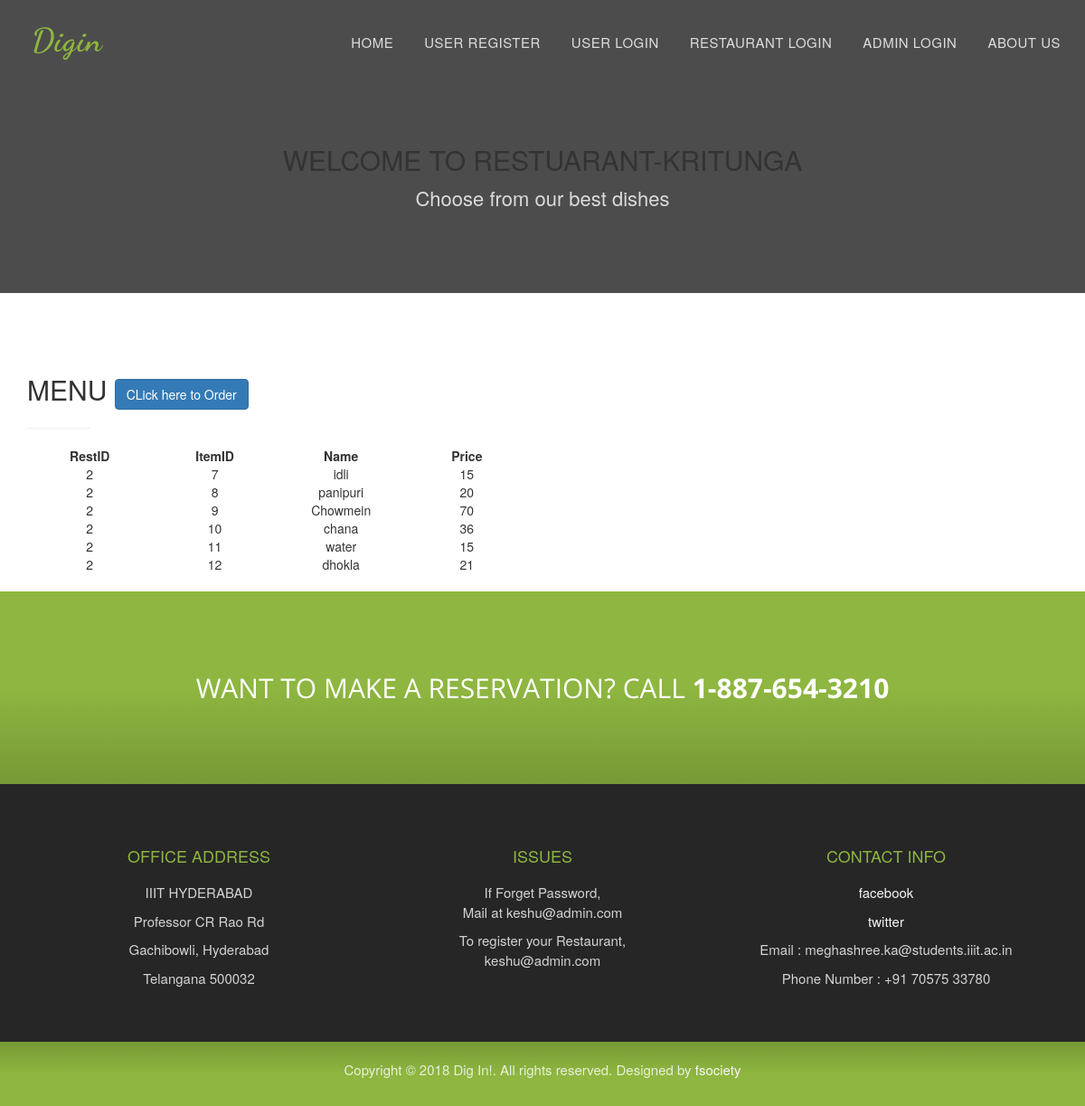
Screenshot of /indexmenu?restid=2 with the database file from the repository.
### app/models.py (models this page shows)
class Restadmin(db.Model):
    rid = db.Column(db.Integer, primary_key=True, autoincrement=True)
    rname = db.Column(db.String(250), nullable=False)
    rmail = db.Column(db.String(250), unique=True, nullable=False)
    rmobile = db.Column(db.Integer,unique=True, nullable=False)
    raddress = db.Column(db.String(250), nullable=False)
    rpassword = db.Column(db.String(250), nullable=False)

class Items(db.Model):
    iid = db.Column(db.Integer, primary_key=True, autoincrement=True)
    iname = db.Column(db.String(250), nullable=False)
    iprice = db.Column(db.Integer, nullable=False)
    rid = db.Column(db.Integer, db.ForeignKey('restadmin.rid'), nullable=False)

### app/views.py (the view)
@app.route('/indexmenu', methods = ['GET','POST'])
def indexmenu():
	if request.method == "GET":
		restid = request.args.get("restid")
	elif request.method == "POST":
		restid = request.form['restid']
	items = Items.query.filter(Items.rid == restid).all()
	restad = Restadmin.query.filter(Restadmin.rid == restid).first()
	return render_template('indexmenu.html',restad=restad, restadmin=items)

### app/templates/indexmenu.html (shortened to what this page needs)
<!DOCTYPE html>
<html lang="en">
<head>
<link href="{{ url_for('static',filename = 'style.css') }}" rel="stylesheet" type="text/css">
<link href="{{ url_for('static',filename = 'bootstrap.css') }}" rel="stylesheet" type="text/css">
<link href="{{ url_for('static',filename = 'bootstrap.min.css') }}" rel="stylesheet" type="text/css">
<link href="{{ url_for('static',filename = 'default.css') }}" rel="stylesheet" type="text/css">
<link href="{{ url_for('static',filename = 'nivo-lightbox.css') }}" rel="stylesheet" type="text/css">
<link rel="stylesheet" type="text/css"  href="css/bootstrap.css">
<link rel="stylesheet" type="text/css" href="fonts/font-awesome/css/font-awesome.css">
<link rel="stylesheet" href="https://maxcdn.bootstrapcdn.com/bootstrap/3.3.7/css/bootstrap.min.css">
</head>
<body id="page-top" data-spy="scroll" data-target=".navbar-fixed-top">
<nav id="menu" class="navbar navbar-default navbar-fixed-top">
  <div class="container">
    <div class="navbar-header">
      <a class="navbar-brand page-scroll" href="#page-top">Digin</a> </div>
      <div class="collapse navbar-collapse" id="bs-example-navbar-collapse-1">
      <ul class="nav navbar-nav navbar-right">
        <li><a href="/index" class="page-scroll">Home</a></li>
        <li><a href="/register" class="page-scroll">User Register</a></li>
        <li><a href="/login" class="page-scroll">User Login</a></li>
        <li><a href="/restlogin" class="page-scroll">Restaurant Login</a></li>
        <li><a href="/adminlogin" class="page-scroll">Admin Login</a></li>
        <li><a href="/about" class="page-scroll">About us</a></li>
      </ul>
    </div>
  </div>
</nav>
<div id="restaurant-menu style="background-image:url({{url_for('static',filename='menu-bg.jpg')}});">
  <div class="section-title text-center center">
    <div class="overlay">
      <br><br><br>
      <h2>Welcome to Restuarant-{{restad.rname}}</h2>
      <p>Choose from our best dishes</p>
    </div>
  </div>
  <div class="container">
    <div class="row">
      <div class="col-xs-12 col-sm-6">
     <form action="/login">
        <div class="menu-section">
          <h2 class="menu-section-title">MENU
             <button type="submit" class="btn btn-primary" value=”submit” >CLick here to Order</button>
        </h2>
      </form>
            <hr>
            <div class="menu-item">
                <table style=" text-align: center; ">
                   <col width="150">
                   <col width="150">
                   <col width="150">
                   <col width="150">
                   <tr>
                    <td> <b> RestID </b>  </td>
                    <td>  <b>ItemID </b> </td>
                    <td> <b> Name  </b>  </td>
                    <td> <b> Price </b>  </td>
                  {% for i in restadmin %}
                   <tr>
                      <td>{{ i.rid }}</td>
                      <td>{{ i.iid }}</td>
                      <td>{{ i.iname }}</td>
                      <td>{{ i.iprice }}</td>
                   </tr>
                  {% endfor %}
                </table>
          </div>
        </div>
      </div>
        </div>
      </div>
<div id="call-reservation" class="text-center">
  <div class="container">
    <h2>Want to make a reservation? Call <strong>1-887-654-3210</strong></h2>
  </div>
</div>
<div id="footer">
  <div class="container text-center">
    <div class="col-md-4">
      <h3>Office Address</h3>
      <div class="contact-item">
        <p>IIIT HYDERABAD </p>
        <p> Professor CR Rao Rd </p>
        <p> Gachibowli, Hyderabad  </p>
         <p> Telangana 500032 </p>
      </div>
    </div>
    <div class="col-md-4">
      <h3>ISSUES </h3>
      <div class="contact-item">
    <p> If Forget Password, <br> Mail at keshu@admin.com </p>
      <p> To register your Restaurant, <br>  keshu@admin.com </p>
      </div>
    </div>
    <div class="col-md-4">
      <h3>Contact Info</h3>
      <div class="contact-item">
      <p> <a href="https://www.facebook.com/kishan.ssinghal" rel="nofollow">facebook </a> </p>
        <p> <a href="https://twitter.com/Starlord_75" rel="nofollow">twitter </a> </p>
        <p> Email : meghashree.ka@students.iiit.ac.in </p>
        <p> Phone Number : +91 70575 33780 </p>
      </div>
    </div>
  </div>
  <div class="container-fluid text-center copyrights">
    <div class="col-md-8 col-md-offset-2">
      <p> Copyright &copy; 2018 Dig In!. All rights reserved. Designed by <a href="https://www.facebook.com/anjulgupta1994" rel="nofollow">fsociety</a></p>
    </div>
  </div>
</div>
</body>
</html>

### app/static/style.css (style rules this page uses)
body, html { font-family: 'Raleway', sans-serif; text-rendering: optimizeLegibility !important; -webkit-font-smoothing: antialiased !important; color: #777; font-weight: 300; width: 100% !important; height: 100% !important; }
h2 { margin: 0 0 20px 0; font-weight: 500; font-size: 34px; color: #333; text-transform: uppercase; }
h3 { font-size: 22px; font-weight: 500; color: #333; }
p { font-size: 16px; }
a { color: #8eb640; }
ul, ol { list-style: none; }
ul, ol { padding: 0; webkit-padding: 0; moz-padding: 0; }
hr { height: 2px; width: 70px; text-align: center; position: relative; background: #8eb640; margin: 0; margin-bottom: 40px; border: 0; }
#menu { padding: 20px; transition: all 0.8s; }
#menu.navbar-default { background-color: rgba(248, 248, 248, 0); border-color: rgba(231, 231, 231, 0); }
#menu a.navbar-brand { font-family: 'Dancing Script', cursive; font-size: 36px; color: #8eb640; font-weight: 700; letter-spacing: 1px; }
#menu.navbar-default .navbar-nav > li > a { text-transform: uppercase; color: #ddd; font-weight: 500; font-size: 15px; padding: 5px 0; border: 2px solid transparent; letter-spacing: 0.5px; margin: 10px 15px 0 15px; }
.section-title { margin-bottom: 70px; }
.section-title .overlay { padding: 80px 0; background: rgba(0, 0, 0, 0.7); }
.section-title p { font-size: 22px; color: rgba(255,255,255,0.8); }
#call-reservation { padding: 90px 0; color: #fff; background: rgb(142,182,64); background: -moz-linear-gradient(top, rgba(142,182,64,1) 50%, rgba(119,153,54,1) 100%); background: -webkit-linear-gradient(top, rgba(142,182,64,1) 50%, rgba(119,153,54,1) 100%); background: linear-gradient(to bottom, rgba(142,182,64,1) 50%, rgba(119,153,54,1) 100%); filter: progid:DXImageTransform.Microsoft.gradient( startColorstr='#8eb640', endColorstr='#779936', GradientType=0 ); }
#call-reservation h2 { font-family: 'Open Sans', sans-serif; color: #fff; font-weight: 400; margin: 0; }
#footer { background: #262626; padding: 50px 0 0 0; }
#footer h3 { color: #8eb640; font-weight: 400; font-size: 18px; text-transform: uppercase; margin-bottom: 20px; }
#footer .copyrights { padding: 20px 0; margin-top: 50px; background: rgb(119,153,54); background: -moz-linear-gradient(top, rgba(119,153,54,1) 0%, rgba(142,182,64,1) 50%); background: -webkit-linear-gradient(top, rgba(119,153,54,1) 0%, rgba(142,182,64,1) 50%); background: linear-gradient(to bottom, rgba(119,153,54,1) 0%, rgba(142,182,64,1) 50%); filter: progid:DXImageTransform.Microsoft.gradient( startColorstr='#779936', endColorstr='#8eb640', GradientType=0 ); }
#footer p { font-size: 15px; color: rgba(255,255,255,0.8) }
#footer a { color: #f6f6f6; }

### rows the page displays
Restadmin: rname "KRITUNGA"
Items: rid "2", iid "7", iname "idli", iprice "15"
Items: rid "2", iid "8", iname "panipuri", iprice "20"
Items: rid "2", iid "9", iname "Chowmein", iprice "70"
Items: rid "2", iid "10", iname "chana", iprice "36"
Items: rid "2", iid "11", iname "water", iprice "15"
Items: rid "2", iid "12", iname "dhokla", iprice "21"
